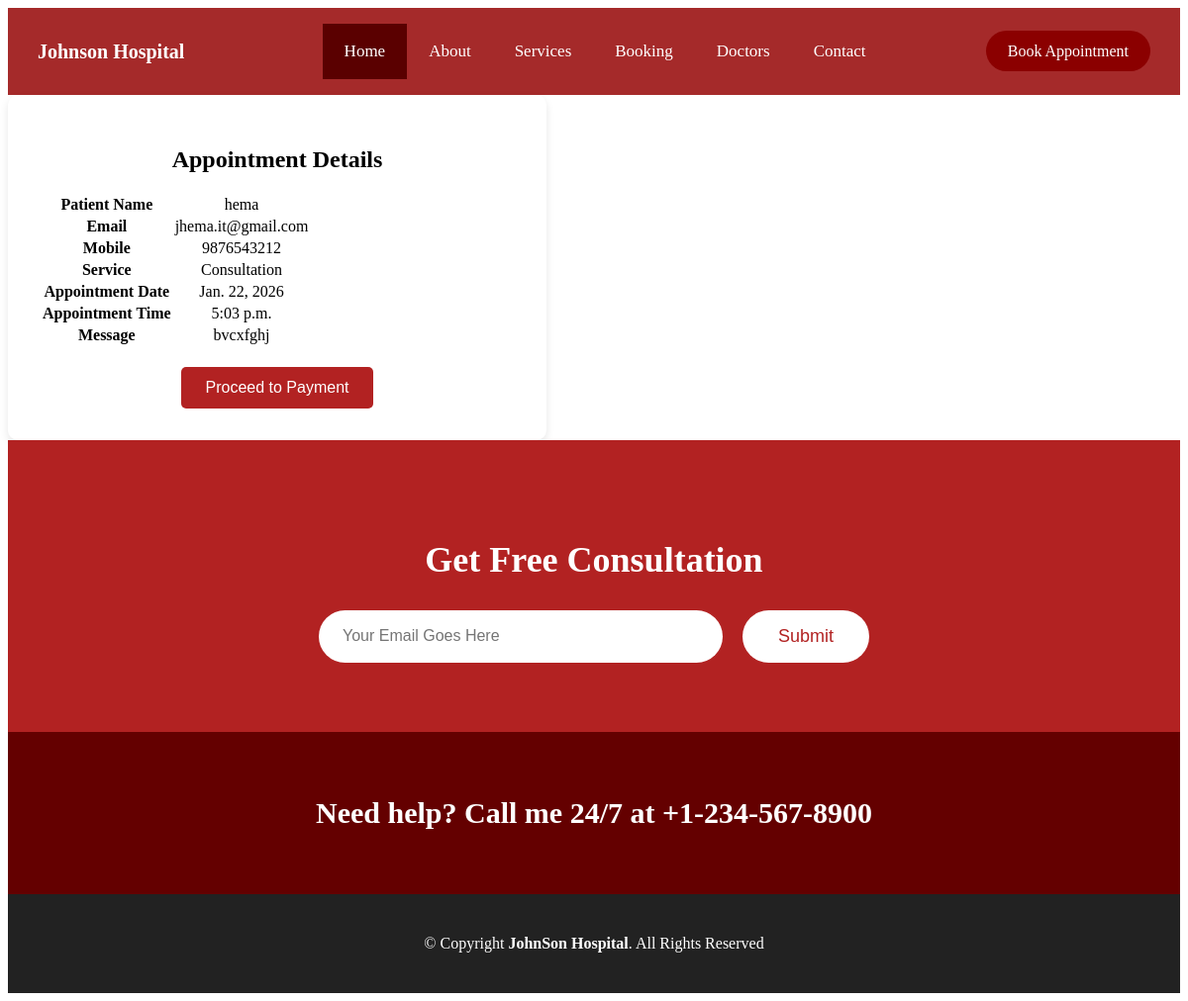
Page /appointment/2/ on the committed database.
### core/models.py (models this page shows, shortened)
class Appointment(models.Model):
    name = models.CharField(max_length=100, blank=True, null=True)
    email = models.EmailField(blank=True, null=True)
    mobile = models.CharField(max_length=15, blank=True, null=True)
    service = models.CharField(max_length=100, blank=True, null=True)
    appointment_date = models.DateField()
    appointment_time = models.TimeField()
    message = models.TextField(blank=True, null=True)

### core/views.py (the view)
# urls.py: path("appointment/<int:id>/", views.appointment_detail, name="appointment_detail"),
def appointment_detail(request, id):
    appointment = get_object_or_404(Appointment, id=id)
    return render(request, "appointment_detail.html", {"appointment": appointment})

### core/templates/appointment_detail.html
{% extends "base.html" %}
{% block content %}
<div class="container mt-5">
    <div class="card shadow p-4">
        <h2 class="text-center mb-4">Appointment Details</h2>
        <table class="table table-bordered table-striped">
            <tbody>
                <tr>
                    <th>Patient Name</th>
                    <td>{{ appointment.name }}</td>
                </tr>
                <tr>
                    <th>Email</th>
                    <td>{{ appointment.email }}</td>
                </tr>
                <tr>
                    <th>Mobile</th>
                    <td>{{ appointment.mobile }}</td>
                </tr>
                <tr>
                    <th>Service</th>
                    <td>{{ appointment.service }}</td>
                </tr>
                <tr>
                    <th>Appointment Date</th>
                    <td>{{ appointment.appointment_date }}</td>
                </tr>
                <tr>
                    <th>Appointment Time</th>
                    <td>{{ appointment.appointment_time }}</td>
                </tr>
                <tr>
                    <th>Message</th>
                    <td>{{ appointment.message }}</td>
                </tr>
            </tbody>
        </table>
<div style="margin-top:20px;">
    <a href="{% url 'payment' appointment.id %}">
        <button style="
            background:#b22222;
            color:white;
            padding:12px 25px;
            border:none;
            border-radius:5px;
            font-size:16px;
            cursor:pointer;">
            Proceed to Payment
        </button>
    </a>
</div>
    </div>
</div>
{% endblock %}

### core/static/css/style.css (style rules this page uses)
.card { background-color: #fff; border-radius: 10px; box-shadow: 0 4px 8px rgba(0,0,0,0.1); width: 480px; text-align: center; padding: 2rem; transition: transform 0.3s ease; }

### rows in the picture
Appointment: name "hema", email "jhema.it@gmail.com", mobile "9876543212", service "Consultation", appointment_date "Jan. 22, 2026", appointment_time "5:03 p.m.", message "bvcxfghj"
